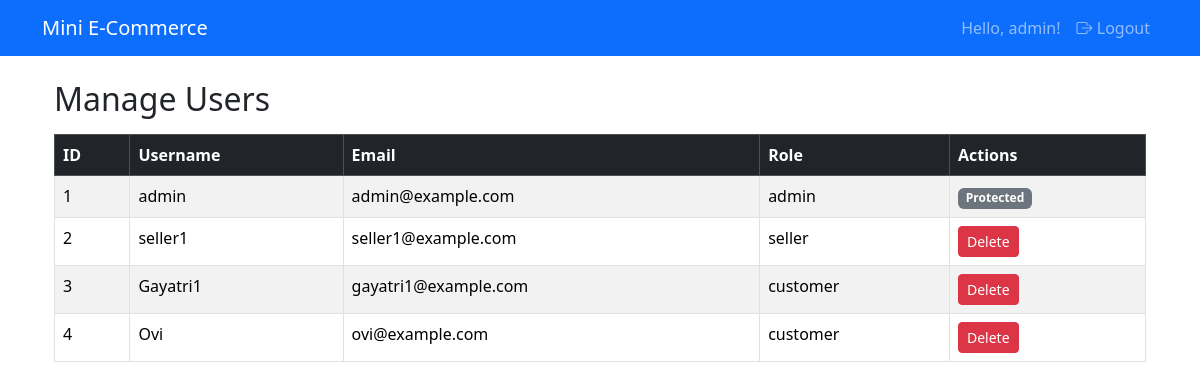
The app's page /users/manage_users (signed in) with its own data.
### routes/users/users.py (models this page shows, shortened)
class User(db.Model):
    id = db.Column(db.Integer, primary_key=True)
    username = db.Column(db.String(100), nullable=False, unique=True)
    email = db.Column(db.String(100), nullable=False, unique=True)
    password = db.Column(db.String(200), nullable=False)
    role = db.Column(db.String(20), nullable=False, default="customer")

### routes/users/users.py (the view)
@users_bp.route("/manage_users")
@login_required
def admin_manage_users():
    if current_user.role != "admin":
        flash("Access denied!", "danger")
        return redirect(url_for("users.login"))
    users = User.query.all()
    return render_template("users/admin_users.html", users=users)

### app.py (called while the page is built)
@login_manager.user_loader
def load_user(user_id):
    from routes.users.users import User
    return User.query.get(int(user_id))

### templates/users/admin_users.html
{% extends "base.html" %}
{% block content %}
<div class="container mt-4">
    <h2>Manage Users</h2>
    {% if users %}
    <table class="table table-striped table-bordered mt-3">
        <thead class="table-dark">
            <tr>
                <th>ID</th>
                <th>Username</th>
                <th>Email</th>
                <th>Role</th>
                <th>Actions</th>
            </tr>
        </thead>
        <tbody>
            {% for user in users %}
            <tr>
                <td>{{ user.id }}</td>
                <td>{{ user.username }}</td>
                <td>{{ user.email }}</td>
                <td>{{ user.role }}</td>
                <td>
                    {% if user.role != 'admin' %}
                    <a href="{{ url_for('users.delete_user', user_id=user.id) }}"
                       class="btn btn-danger btn-sm"
                       onclick="return confirm('Are you sure you want to delete this user?');">
                        Delete
                    </a>
                    {% else %}
                    <span class="badge bg-secondary">Protected</span>
                    {% endif %}
                </td>
            </tr>
            {% endfor %}
        </tbody>
    </table>
    {% else %}
    <p>No users found.</p>
    {% endif %}
</div>
{% endblock %}

### templates/base.html (shortened to what this page needs)
<!DOCTYPE html>
<html lang="en">
<head>
    <link href="https://cdn.jsdelivr.net/npm/bootstrap@5.3.2/dist/css/bootstrap.min.css" rel="stylesheet">
    <link href="https://cdn.jsdelivr.net/npm/bootstrap-icons@1.10.5/font/bootstrap-icons.css" rel="stylesheet">
</head>
<body>
    <nav class="navbar navbar-expand-lg navbar-dark bg-primary">
        <div class="container">
            <a class="navbar-brand" href="{{ url_for('home') }}">Mini E-Commerce</a>
            <div class="collapse navbar-collapse" id="navbarNav">
                <ul class="navbar-nav ms-auto">
                    {% if current_user.is_authenticated %}
                        <li class="nav-item">
                            <span class="nav-link">Hello, {{ current_user.username }}!</span>
                        </li>
                        <li class="nav-item">
                            <a class="nav-link btn btn-outline-light btn-sm" href="{{ url_for('users.logout') }}">
                                <i class="bi bi-box-arrow-right"></i> Logout
                            </a>
                        </li>
                    {% endif %}
                </ul>
            </div>
        </div>
    </nav>
    <div class="container mt-4">
        {% block content %}{% endblock %}
    </div>
</body>
</html>

### records on screen
User: username "admin", id "1", email "admin@example.com", role "admin", shows "Protected"
User: id "2", username "seller1", email "seller1@example.com", role "seller"
User: id "3", username "Gayatri1", email "gayatri1@example.com", role "customer"
User: id "4", username "Ovi", email "ovi@example.com", role "customer"
